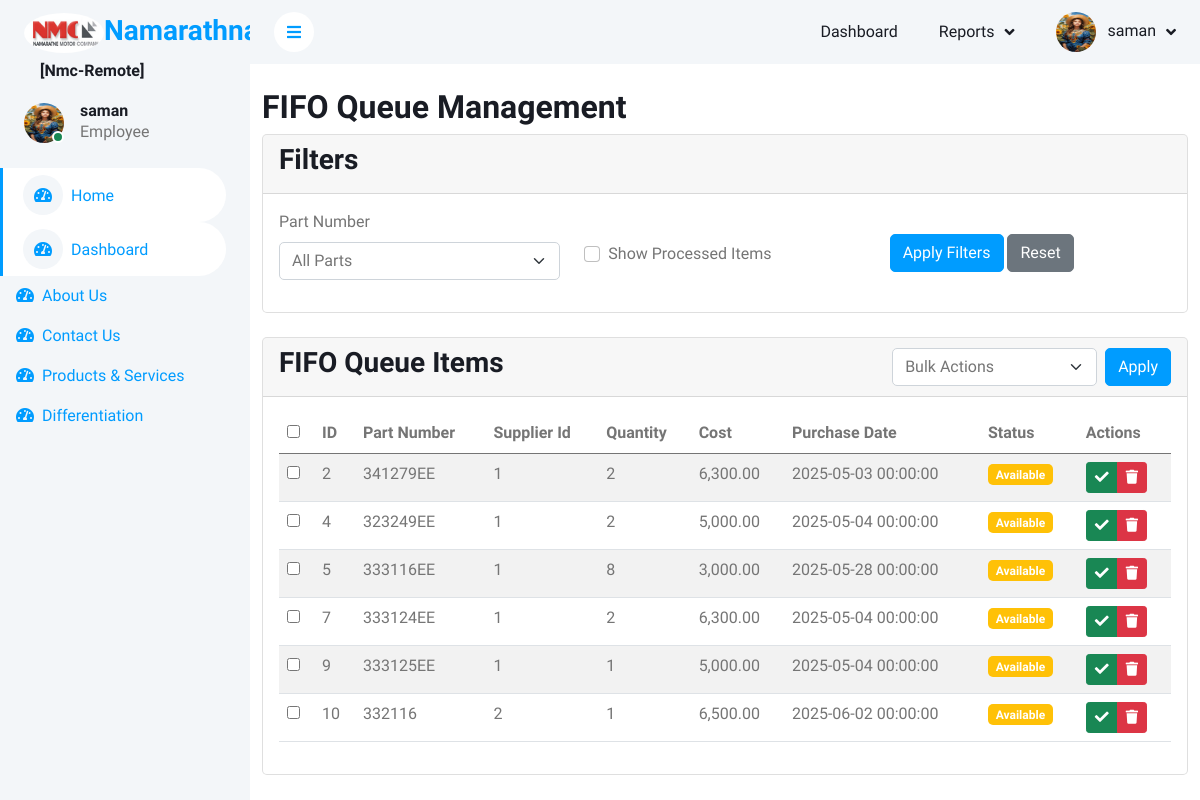
Screenshot of /manage_fifo_queue.php (signed in) with the database file from the repository.
### tables this page shows
CREATE TABLE `fifo_queue1` (
  `id` int(11) NOT NULL,
  `item_data` varchar(255) NOT NULL,
  `created_at` timestamp NOT NULL DEFAULT current_timestamp(),
  `is_processed` tinyint(1) DEFAULT 0,
  `position` int(11) DEFAULT 0,
  `part_id` int(11) NOT NULL,
  `supplier_id` int(11) NOT NULL,
  `rack_id` int(11) DEFAULT NULL,
  `quantity` int(11) NOT NULL,
  `cost` decimal(10,2) NOT NULL,
  `purchase_date` datetime NOT NULL
);

CREATE TABLE `stocks` (
  `id` int(11) NOT NULL,
  `location_id` int(11) NOT NULL,
  `part_number` varchar(50) NOT NULL,
  `description` varchar(255) DEFAULT NULL,
  `image` varchar(255) DEFAULT NULL,
  `category_id` int(11) DEFAULT NULL,
  `cost` decimal(10,2) DEFAULT 0.00,
  `selling_price` decimal(10,2) DEFAULT 0.00,
  `stock_quantity` int(11) DEFAULT 0,
  `supplier_id` int(11) DEFAULT NULL,
  `model_id` int(11) DEFAULT NULL,
  `created_at` timestamp NOT NULL DEFAULT current_timestamp(),
  `flag` enum('active','inactive') NOT NULL DEFAULT 'active',
  `brand_id` int(11) DEFAULT NULL,
  `type_id` int(11) NOT NULL DEFAULT 3,
  `pricelistpage` int(11) NOT NULL,
  `oem_number` varchar(25) NOT NULL,
  `fifo_queue_id` int(11) DEFAULT NULL,
  `rack_id` int(11) DEFAULT 5 COMMENT 'Reference to rack location',
  `alert_threshold` int(11) DEFAULT 5 COMMENT 'Minimum quantity before alert is triggered',
  `last_alert_date` datetime DEFAULT NULL COMMENT 'Date when last low stock alert was sent'
);

### manage_fifo_queue.php (the view, shortened to what this page needs)
<?php
include('header.php');
$show_processed = $_GET['show_processed'] ?? 0;
try {
    $query = "SELECT fq.*, s.part_number
              FROM fifo_queue1 fq
              LEFT JOIN stocks s ON fq.part_id = s.id
              WHERE 1=1";
    $params = [];
    if (!$show_processed) {
        $query .= " AND fq.is_processed = 0";
    }
    $query .= " ORDER BY fq.is_processed ASC, fq.id ASC";
    $stmt = $conn->prepare($query);
    $stmt->execute($params);
    $fifo_items = $stmt->fetchAll(PDO::FETCH_ASSOC);
} catch (PDOException $e) {
    $error = "Error fetching FIFO queue: " . $e->getMessage();
    $fifo_items = [];
    $parts = [];
}
?>
<div class="container mt-4">
    <h2>FIFO Queue Management</h2>
    <div class="card mb-4">
        <div class="card-header">
            <h3>Filters</h3>
        </div>
        <div class="card-body">
            <form method="get" class="row">
                <div class="col-md-4 mb-3">
                    <label class="form-label">Part Number</label>
                    <select name="part_id" class="form-select">
                        <option value="">All Parts</option>
                    </select>
                </div>
                <div class="col-md-4 mb-3">
                    <div class="form-check mt-4 pt-2">
                        <input class="form-check-input" type="checkbox" name="show_processed" id="show_processed" value="1" <?= $show_processed ? 'checked' : '' ?>>
                        <label class="form-check-label" for="show_processed">
                            Show Processed Items
                        </label>
                    </div>
                </div>
                <div class="col-md-4 mb-3">
                    <button type="submit" class="btn btn-primary mt-4">Apply Filters</button>
                    <a href="manage_fifo_queue.php" class="btn btn-secondary mt-4">Reset</a>
                </div>
            </form>
        </div>
    </div>
    <form method="post" id="bulkForm">
        <div class="card mb-3">
            <div class="card-header d-flex justify-content-between align-items-center">
                <h3>FIFO Queue Items</h3>
                <div class="d-flex">
                    <select name="bulk_action" class="form-select me-2" style="width: auto;">
                        <option value="">Bulk Actions</option>
                    </select>
                    <button type="submit" class="btn btn-primary">Apply</button>
                </div>
            </div>
            <div class="card-body">
                <div class="table-responsive">
                    <table class="table table-striped table-hover">
                        <thead>
                            <tr>
                                <th><input type="checkbox" id="selectAll"></th>
                                <th>ID</th>
                                <th>Part Number</th>
                                <th>Supplier Id</th>
                                <th>Quantity</th>
                                <th>Cost</th>
                                <th>Purchase Date</th>
                                <th>Status</th>
                                <th>Actions</th>
                            </tr>
                        </thead>
                        <tbody>
                            <?php if (empty($fifo_items)): ?>
                                <tr>
                                    <td colspan="9" class="text-center">No FIFO items found</td>
                                </tr>
                            <?php else: ?>
                                <?php foreach ($fifo_items as $item): ?>
                                    <tr class="<?= $item['is_processed'] ? 'table-secondary' : '' ?>">
                                        <td><input type="checkbox" name="selected_ids[]" value="<?= $item['id'] ?>"></td>
                                        <td><?= htmlspecialchars($item['id']) ?></td>
                                        <td><?= htmlspecialchars($item['part_number'] ?? 'N/A') ?></td>
                                        <td><?= htmlspecialchars($item['supplier_id']) ?></td>
                                        <td><?= htmlspecialchars($item['quantity']) ?></td>
                                        <td><?= htmlspecialchars(number_format($item['cost'], 2)) ?></td>
                                        <td><?= htmlspecialchars($item['purchase_date']) ?></td>
                                        <td>
                                            <span class="badge bg-<?= $item['is_processed'] ? 'success' : 'warning' ?>">
                                                <?= $item['is_processed'] ? 'Processed' : 'Available' ?>
                                            </span>
                                        </td>
                                        <td>
                                            <div class="btn-group">
                                                <?php if ($item['is_processed']): ?>
                                                    <a href="?action=unprocess&id=<?= $item['id'] ?>" class="btn btn-sm btn-warning" title="Mark as available">
                                                        <i class="fas fa-undo"></i>
                                                    </a>
                                                <?php else: ?>
                                                    <a href="?action=process&id=<?= $item['id'] ?>" class="btn btn-sm btn-success" title="Mark as processed">
                                                        <i class="fas fa-check"></i>
                                                    </a>
                                                <?php endif; ?>
                                                <a href="?action=delete&id=<?= $item['id'] ?>" class="btn btn-sm btn-danger" title="Delete" onclick="return confirm('Are you sure?')">
                                                    <i class="fas fa-trash"></i>
                                                </a>
                                            </div>
                                        </td>
                                    </tr>
                                <?php endforeach; ?>
                            <?php endif; ?>
                        </tbody>
                    </table>
                </div>
            </div>
        </div>
    </form>
</div>
<?php include('footer.php'); ?>

### css/style.css (style rules this page uses)
:root { --primary: #009CFF; --light: #F3F6F9; --dark: #191C24; }
.btn { transition: .5s; }
.btn.btn-primary { color: #FFFFFF; }

### rows the page displays
fifo_queue1: id "2", stocks.part_number "341279EE", supplier "1", quantity "2", cost "6,300.00", purchase_date "2025-05-03 00:00:00", is_processed "Available"
fifo_queue1: id "4", stocks.part_number "323249EE", supplier "1", quantity "2", cost "5,000.00", purchase_date "2025-05-04 00:00:00", is_processed "Available"
fifo_queue1: id "5", stocks.part_number "333116EE", supplier "1", quantity "8", cost "3,000.00", purchase_date "2025-05-28 00:00:00", is_processed "Available"
fifo_queue1: id "7", stocks.part_number "333124EE", supplier "1", quantity "2", cost "6,300.00", purchase_date "2025-05-04 00:00:00", is_processed "Available"
fifo_queue1: id "9", stocks.part_number "333125EE", supplier "1", quantity "1", cost "5,000.00", purchase_date "2025-05-04 00:00:00", is_processed "Available"
fifo_queue1: id "10", stocks.part_number "332116", supplier "2", quantity "1", cost "6,500.00", purchase_date "2025-06-02 00:00:00", is_processed "Available"

### other values shown
$prj_id_ "[Nmc-Remote]"
$_SESSION['username'] "saman"
$_SESSION['role_name'] "Employee"
$menu_item['menu_name_'] "Dashboard"
